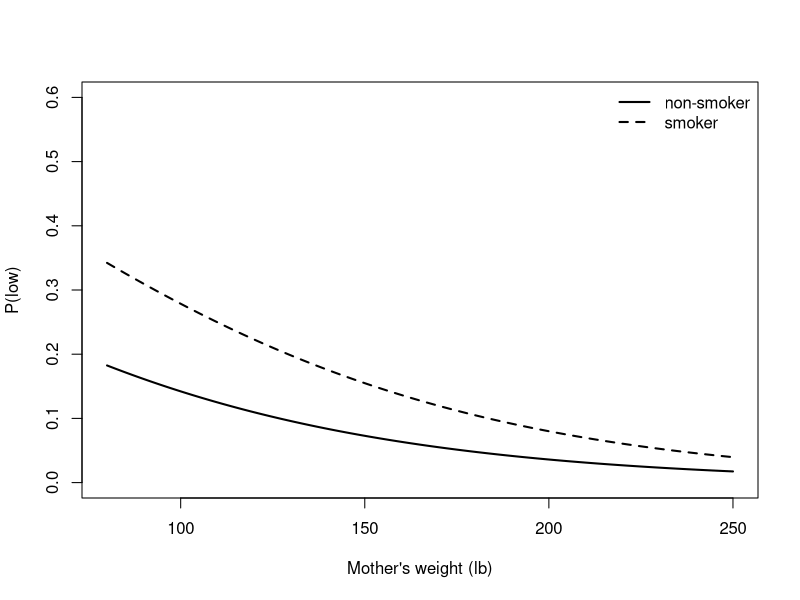

Here is the R script that generated this plot:
# Session 9 — Logistic regression: low birth weight
# Statistical Modelling (BAM), IE University
# Prof. Dae-Jin Lee (daelee@faculty.ie.edu)
# Same code as 09-logistic-birthwt.Rmd. Run from this folder.

# ---- data ----
library(MASS)
bw <- with(birthwt, data.frame(
  low   = low,
  age   = age,
  lwt   = lwt,                                   # mother's weight (lb)
  race  = factor(race, labels = c("white", "black", "other")),
  smoke = smoke,
  ptd   = as.integer(ptl > 0),                   # previous premature labour
  ht    = ht,                                    # hypertension
  ui    = ui                                     # uterine irritability
))
table(bw$low)

# ---- lpm ----
lpm <- lm(low ~ age + lwt + race + smoke + ptd + ht + ui, data = bw)
range(fitted(lpm))          # some "probabilities" are negative
sum(fitted(lpm) < 0)

# ---- fit ----
fit <- glm(low ~ age + lwt + race + smoke + ptd + ht + ui,
           family = binomial, data = bw)
summary(fit)

# ---- or ----
# confint() on a glm profiles the likelihood (it does not use +/- 1.96 se)
round(exp(cbind(OR = coef(fit), confint(fit))), 3)

# ---- predict ----
nd <- data.frame(age = 25, lwt = 120, race = "white", smoke = c(0, 1),
                 ptd = 0, ht = 0, ui = 0)
eta <- predict(fit, nd, type = "link")
p   <- predict(fit, nd, type = "response")
cbind(eta, p, check = plogis(eta))
# Slope of the probability in a covariate: beta * p (1 - p) <= beta / 4
coef(fit)["lwt"] * p[1] * (1 - p[1])   # change in P(low) per extra lb, non-smoker
coef(fit)["lwt"] / 4                   # the upper bound

# ---- curve ----
grid <- expand.grid(age = 25, lwt = 80:250, race = "white", smoke = 0:1,
                    ptd = 0, ht = 0, ui = 0)
grid$p <- predict(fit, grid, type = "response")
plot(p ~ lwt, data = subset(grid, smoke == 0), type = "l", lwd = 2,
     ylim = c(0, 0.6), xlab = "Mother's weight (lb)", ylab = "P(low)")
lines(p ~ lwt, data = subset(grid, smoke == 1), lwd = 2, lty = 2)
legend("topright", c("non-smoker", "smoker"), lty = 1:2, lwd = 2, bty = "n")
